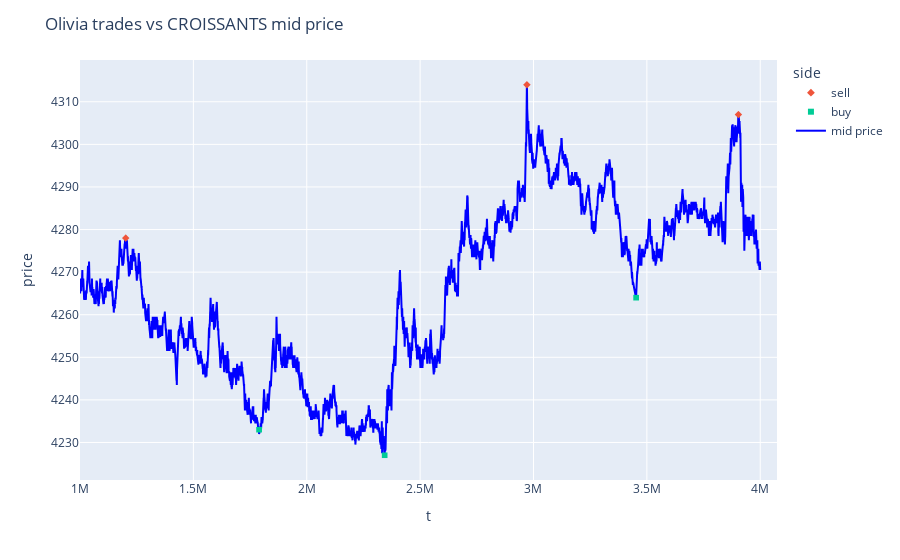

Notebook code cell kept with this figure:
### Code cell
plot_trader_vs_mid('Olivia', 'CROISSANTS')

### Figure 1 — Plotly figure (JSON) as saved in the notebook; plotly's stock layout.template omitted (floating-point values rounded to 4 significant figures; data arrays with more than 128 entries replaced by an {"elided": "..."} marker saying what was removed)
{"data": [{"customdata": [[3.0], [3.0], [3.0]], "hovertemplate": "side=sell<br>t=%{x}<br>price=%{y}<br>quantity=%{customdata[0]}<extra></extra>", "legendgroup": "sell", "marker": {"color": "#EF553B", "symbol": "diamond"}, "mode": "markers", "name": "sell", "showlegend": true, "type": "scattergl", "x": [1201600, 2971000, 3903700], "xaxis": "x", "y": [4278.0, 4314.0, 4307.0], "yaxis": "y"}, {"customdata": [[3.0], [3.0], [3.0]], "hovertemplate": "side=buy<br>t=%{x}<br>price=%{y}<br>quantity=%{customdata[0]}<extra></extra>", "legendgroup": "buy", "marker": {"color": "#00cc96", "symbol": "square"}, "mode": "markers", "name": "buy", "showlegend": true, "type": "scattergl", "x": [1789900, 2343600, 3452600], "xaxis": "x", "y": [4233.0, 4227.0, 4264.0], "yaxis": "y"}, {"line": {"color": "blue", "width": 2}, "mode": "lines", "name": "mid price", "type": "scatter", "x": {"elided": "30000 int values"}, "y": {"elided": "30000 float values"}}], "layout": {"legend": {"title": {"text": "side"}, "tracegroupgap": 0}, "margin": {"t": 60}, "title": {"text": "Olivia trades vs CROISSANTS mid price"}, "xaxis": {"anchor": "y", "domain": [0, 1], "title": {"text": "t"}}, "yaxis": {"anchor": "x", "domain": [0, 1], "title": {"text": "price"}}}}
